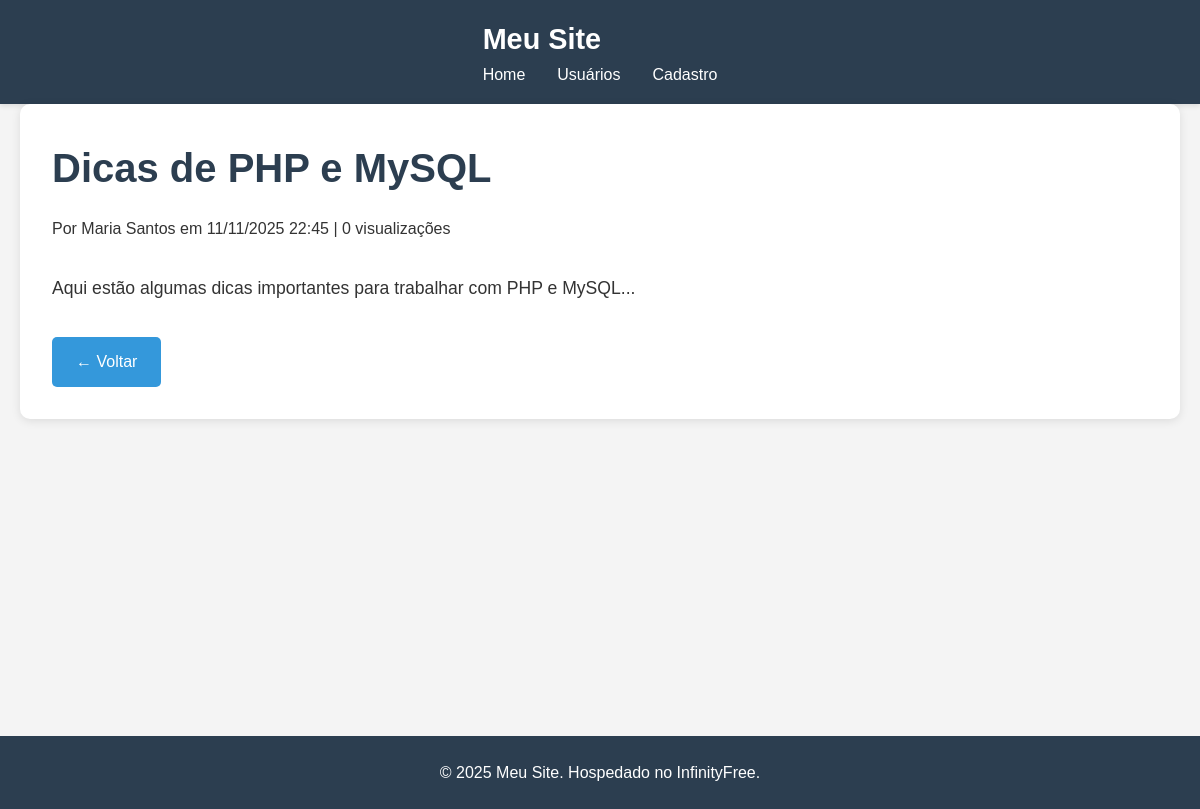
/post.php?id=2, run on the app's committed database.
### tables this page shows
CREATE TABLE IF NOT EXISTS posts (
    id INT(11) AUTO_INCREMENT PRIMARY KEY,
    titulo VARCHAR(200) NOT NULL,
    conteudo TEXT NOT NULL,
    autor_id INT(11),
    data_publicacao TIMESTAMP DEFAULT CURRENT_TIMESTAMP,
    visualizacoes INT(11) DEFAULT 0,
    status ENUM('rascunho', 'publicado', 'arquivado') DEFAULT 'rascunho',
    FOREIGN KEY (autor_id) REFERENCES usuarios(id) ON DELETE SET NULL,
    INDEX idx_status (status),
    INDEX idx_data (data_publicacao)
);

CREATE TABLE IF NOT EXISTS usuarios (
    id INT(11) AUTO_INCREMENT PRIMARY KEY,
    nome VARCHAR(100) NOT NULL,
    email VARCHAR(100) NOT NULL UNIQUE,
    telefone VARCHAR(20),
    data_cadastro TIMESTAMP DEFAULT CURRENT_TIMESTAMP,
    ativo TINYINT(1) DEFAULT 1,
    INDEX idx_email (email),
    INDEX idx_ativo (ativo)
);

### post.php (the view, shortened to what this page needs)
<?php
$conn = conectarBanco();
$post_id = isset($_GET['id']) ? (int)$_GET['id'] : 0;
$stmt = $conn->prepare("SELECT p.*, u.nome as autor_nome
                        FROM posts p
                        LEFT JOIN usuarios u ON p.autor_id = u.id
                        WHERE p.id = ? AND p.status = 'publicado'");
$stmt->bind_param("i", $post_id);
$stmt->execute();
$resultado = $stmt->get_result();
$post = $resultado->fetch_assoc();
?>
<!DOCTYPE html>
<html lang="pt-BR">
<head>
    <link rel="stylesheet" href="assets/style.css">
</head>
<body>
    <header>
        <nav>
            <div class="container">
                <h1>Meu Site</h1>
                <ul>
                    <li><a href="index.php">Home</a></li>
                    <li><a href="usuarios.php">Usuários</a></li>
                    <li><a href="cadastro.php">Cadastro</a></li>
                </ul>
            </div>
        </nav>
    </header>
    <main class="container">
        <?php if ($post): ?>
            <article class="post-full">
                <h2><?php echo htmlspecialchars($post['titulo']); ?></h2>
                <p class="meta">
                    Por <?php echo htmlspecialchars($post['autor_nome']); ?>
                    em <?php echo date('d/m/Y H:i', strtotime($post['data_publicacao'])); ?>
                    | <?php echo $post['visualizacoes']; ?> visualizações
                </p>
                <div class="conteudo">
                    <?php echo nl2br(htmlspecialchars($post['conteudo'])); ?>
                </div>
                <a href="index.php" class="btn">← Voltar</a>
            </article>
        <?php endif; ?>
    </main>
    <footer>
        <div class="container">
            <p>&copy; 2025 Meu Site. Hospedado no InfinityFree.</p>
        </div>
    </footer>
</body>
</html>

### assets/style.css (style rules this page uses)
* { margin: 0; padding: 0; box-sizing: border-box; }
body { font-family: Arial, sans-serif; line-height: 1.6; color: #333; background-color: #f4f4f4; }
.container { max-width: 1200px; margin: 0 auto; padding: 0 20px; }
header { background-color: #2c3e50; color: white; padding: 1rem 0; box-shadow: 0 2px 5px rgba(0, 0, 0, 0.1); }
header nav { display: flex; justify-content: space-between; align-items: center; }
header h1 { font-size: 1.8rem; }
header ul { list-style: none; display: flex; gap: 2rem; }
header a { color: white; text-decoration: none; transition: color 0.3s; }
main { min-height: calc(100vh - 200px); padding: 2rem 0; }
.post-full { background: white; padding: 2rem; border-radius: 10px; box-shadow: 0 2px 10px rgba(0, 0, 0, 0.1); }
.post-full h2 { font-size: 2.5rem; margin-bottom: 1rem; color: #2c3e50; }
.post-full .conteudo { font-size: 1.1rem; line-height: 1.8; margin: 2rem 0; }
.btn { display: inline-block; padding: 0.75rem 1.5rem; background-color: #3498db; color: white; text-decoration: none; border-radius: 5px; border: none; cursor: pointer; transition: background-color 0.3s; font-size: 1rem; }
footer { background-color: #2c3e50; color: white; text-align: center; padding: 1.5rem 0; margin-top: 2rem; }

### data on the page
posts: titulo "Dicas de PHP e MySQL", autor.nome "Maria Santos", data_publicacao "11/11/2025 22:45", visualizacoes "0", conteudo "Aqui estão algumas dicas importantes para trabalhar com PHP e MySQL..."
